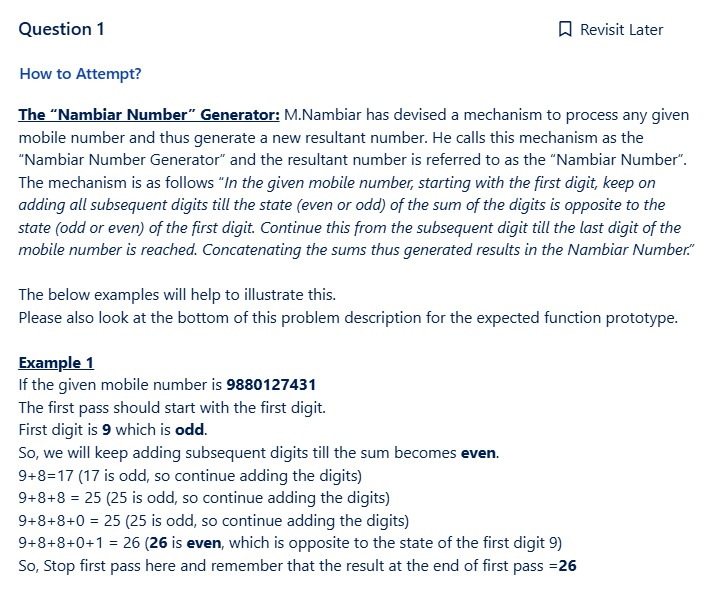
#> input picture workdata/src/IMG-20260902-WA0000.jpg, 715 x 598 px
$ python analyze.py src/IMG-20260902-WA0000.jpg
#> lines starting #> are read from the running program, lines starting #| are printed output that depends on the picture
import sys
from PIL import Image
import numpy as np

path = sys.argv[1]
im = Image.open(path).convert("RGB")
#> im is the input picture: PIL image 715x598 RGB; mean R, G, B 238.3, 240.3, 242.4
a = np.asarray(im).astype(int)
h, w, _ = a.shape
#> h = 598; w = 715
print("size", w, h)
#| size 715 598

# blue nav detection -> content_top
def classify(y):
    row = a[y]
    r = row[:,0].mean(); g = row[:,1].mean(); b = row[:,2].mean()
    return r,g,b

# find content_top: last blue-ish or dark row in [120, 360]
content_top = 0
for y in range(120, min(380, h)):
    r,g,b = classify(y)
    if (b > 150 and b - r > 30) or (r < 60 and g < 60 and b < 70):
        content_top = y
#> this loop made 260 passes
#> (r, g, b) on passes 1 to 3: (247.2, 253.6, 253.8), (166.4, 171, 177.6), (251.2, 253, 253)
content_top += 2
print("content_top", content_top)

# Left-column sampling (x=45..95) to detect gap vs card
left = a[:, 45:95, :]
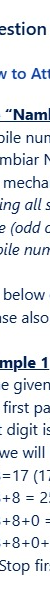
#> left: shape (598, 50, 3) int64; mean R, G, B 228.2, 231.5, 235.1
def rowtype(y):
    seg = left[y]
    r = seg[:,0].mean(); g = seg[:,1].mean(); b = seg[:,2].mean()
    # white card: all high ~>247
    if r>246 and g>246 and b>246:
        return 'W', (int(r),int(g),int(b))
    # neutral gray gap: 225..244 and near-neutral
    if 218 < r < 246 and abs(r-g)<6 and abs(g-b)<6:
        return 'G', (int(r),int(g),int(b))
    return 'X', (int(r),int(g),int(b))

# print compressed run-length of rowtypes from content_top to h
prev=None; start=content_top
runs=[]
for y in range(content_top, h):
    t,_ = rowtype(y)
    if t!=prev:
        if prev is not None:
            runs.append((prev,start,y-1,y-start))
        prev=t; start=y
#> this loop made 596 passes
#> (r in rowtype, g in rowtype, b in rowtype, t, prev) on passes 1, 21, 25, 34: (255, 255, 255, 'W', 'W'), (244, 243.9, 245.4, 'G', 'G'), (126.3, 138.4, 158.3, 'X', 'X'), (248.3, 253.8, 254.7, 'W', 'W')
#> prev on passes 67, 68, 78, 107, 108, 121: 'G', 'X', 'W', 'G', 'X', 'W'
#> after the loop, runs = 80 items, first 6: ('W', 2, 21, 20), ('G', 22, 25, 4), ('X', 26, 34, 9), ('W', 35, 67, 33), ('G', 68, 68, 1), ('X', 69, 78, 10); start = 573
runs.append((prev,start,h-1,h-start))
for t,s,e,ln in runs:
    if ln>=8:
        print(f"{t} y={s}-{e} len={ln}")
#> this loop made 81 passes
#> (t, s, e, ln) on passes 1 to 12: ('W', 2, 21, 20), ('G', 22, 25, 4), ('X', 26, 34, 9), ('W', 35, 67, 33), ('G', 68, 68, 1), ('X', 69, 78, 10), ('W', 79, 107, 29), ('G', 108, 108, 1), ('X', 109, 121, 13), ('W', 122, 130, 9), ('G', 131, 134, 4), ('X', 135, 142, 8)
#| W y=2-21 len=20
#| X y=26-34 len=9
#| W y=35-67 len=33
#| X y=69-78 len=10
#| W y=79-107 len=29
#| X y=109-121 len=13
#| W y=122-130 len=9
#| X y=135-142 len=8
#> (further printed lines are left out)
